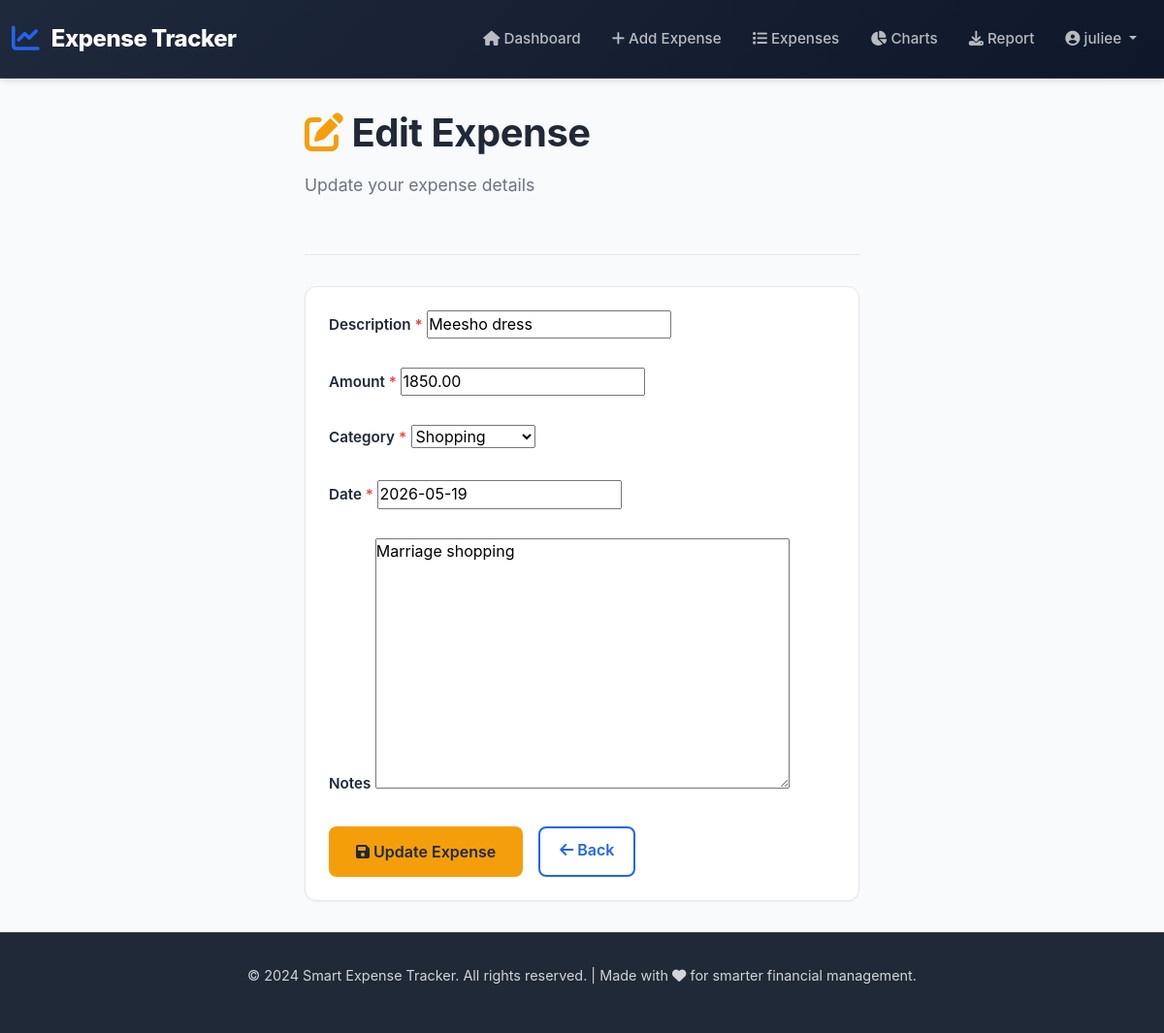
/edit/8/ (signed in), run on the app's committed database.
### tracker/models.py (models this page shows, shortened)
class Expense(models.Model):
    CATEGORY_CHOICES = [
        ('Food', 'Food'),
        ('Travel', 'Travel'),
        ('Shopping', 'Shopping'),
        ('Bills', 'Bills'),
        ('Entertainment', 'Entertainment'),
        ('Ministry', 'Ministry'),
        ('Helping', 'Helping'),
        ('Other', 'Other'),
    ]
    user = models.ForeignKey(
        User,
        on_delete=models.CASCADE
    )
    description = models.CharField(
        max_length=200
    )
    amount = models.DecimalField(
        max_digits=10,
        decimal_places=2
    )
    category = models.CharField(
        max_length=50,
        choices=CATEGORY_CHOICES,
        default='Other'
    )
    date = models.DateField()
    notes = models.TextField(
        blank=True,
        null=True
    )

### tracker/views.py (the view)
@login_required
def edit_expense(request, expense_id):
    expense = get_object_or_404(
        Expense,
        id=expense_id,
        user=request.user
    )
    if request.method == 'POST':
        form = ExpenseForm(
            request.POST,
            instance=expense
        )
        if form.is_valid():
            form.save()
            return redirect('expense_list')
    else:
        form = ExpenseForm(instance=expense)
    return render(
        request,
        'tracker/edit_expense_new.html',
        {'form': form}
    )

### tracker/forms.py
class ExpenseForm(ModelForm):
    class Meta:
        model = Expense
        fields = [
            'description',
            'amount',
            'category',
            'date',
            'notes'
        ]

### tracker/templates/tracker/edit_expense_new.html (shortened to what this page needs)
{% extends 'tracker/base_new.html' %}  {% block content %}
<div class="row justify-content-center">
  <div class="col-12 col-md-8 col-lg-6">
    <div class="page-header">
      <h1>
        <i class="fas fa-edit" style="color: var(--warning-yellow)"></i> Edit
        Expense
      </h1>
      <p class="page-subtitle">Update your expense details</p>
    </div>
    <div class="card">
      <div class="card-body p-4">
        <form method="POST" novalidate>
           {% for field in form %}
          <div class="form-group">
            <label for="{{ field.id_for_label }}" class="form-label">
              {{ field.label }}
              {% if field.field.required %}
              <span style="color: var(--danger-red)">*</span>
              {% endif %}
            </label>
            {{ field }}
          </div>
          {% endfor %}
          <div class="page-actions mt-4">
            <button type="submit" class="btn btn-warning btn-lg">
              <i class="fas fa-save"></i> Update Expense
            </button>
            <a href="{% url 'expense_list' %}" class="btn btn-outline-primary">
              <i class="fas fa-arrow-left"></i> Back
            </a>
          </div>
        </form>
      </div>
    </div>
  </div>
</div>
{% endblock %}

### tracker/templates/tracker/base_new.html (shortened to what this page needs)
<!doctype html>
<html lang="en">
  <head>
    <link
      href="https://cdn.jsdelivr.net/npm/bootstrap@5.3.0/dist/css/bootstrap.min.css"
      rel="stylesheet"
    />
    <link
      rel="stylesheet"
      href="https://cdnjs.cloudflare.com/ajax/libs/font-awesome/6.4.0/css/all.min.css"
    />
  </head>
  <body class="with-navbar">
    <nav class="navbar navbar-expand-lg navbar-dark sticky-top">
      <div class="container-fluid">
        <a class="navbar-brand" href="{% url 'home' %}">
          <i class="fas fa-chart-line"></i>
          <span class="brand-text">Expense Tracker</span>
        </a>
        <div class="collapse navbar-collapse" id="navbarNav">
          <ul class="navbar-nav ms-auto align-items-lg-center">
            {% if user.is_authenticated %}
            <li class="nav-item">
              <a class="nav-link" href="{% url 'home' %}">
                <i class="fas fa-home"></i> Dashboard
              </a>
            </li>
            <li class="nav-item">
              <a class="nav-link" href="{% url 'add_expense' %}">
                <i class="fas fa-plus"></i> Add Expense
              </a>
            </li>
            <li class="nav-item">
              <a class="nav-link" href="{% url 'expense_list' %}">
                <i class="fas fa-list"></i> Expenses
              </a>
            </li>
            <li class="nav-item">
              <a class="nav-link" href="{% url 'expense_chart' %}">
                <i class="fas fa-chart-pie"></i> Charts
              </a>
            </li>
            <li class="nav-item">
              <a class="nav-link" href="{% url 'download_csv' %}">
                <i class="fas fa-download"></i> Report
              </a>
            </li>
            <li class="nav-item dropdown">
              <a
                class="nav-link dropdown-toggle"
                href="#"
                id="userDropdown"
                role="button"
                data-bs-toggle="dropdown"
                aria-expanded="false"
              >
                <i class="fas fa-user-circle"></i> {{ user.username }}
              </a>
            </li>
            {% endif %}
          </ul>
        </div>
      </div>
    </nav>
    <main>
      <div class="container-main">
         {% block content %}{% endblock %}
      </div>
    </main>
    <footer>
      <p>
        &copy; 2024 Smart Expense Tracker. All rights reserved. | Made with
        <i class="fas fa-heart"></i> for smarter financial management.
      </p>
    </footer>
  </body>
</html>

### tracker/templates/tracker/base_new.html (style rules this page uses)
:root { --primary-blue: #2563eb; --primary-dark: #1e40af; --success-green: #10b981; --danger-red: #ef4444; --warning-yellow: #f59e0b; --info-cyan: #06b6d4; --light-bg: #f8fafc; --card-white: #ffffff; --text-dark: #1f2937; --text-muted: #6b7280; --border-light: #e5e7eb; --shadow-sm: 0 1px 2px 0 rgba(0, 0, 0, 0.05); --shadow-md: 0 4px 6px -1px rgba(0, 0, 0, 0.1); --shadow-lg: 0 10px 15px -3px rgba(0, 0, 0, 0.1); }
* { margin: 0; padding: 0; box-sizing: border-box; }
html, body { height: 100%; }
body { background-color: var(--light-bg); color: var(--text-dark); font-family: -apple-system, BlinkMacSystemFont, "Segoe UI", "Roboto", "Helvetica Neue", sans-serif; font-weight: 400; line-height: 1.6; }
.navbar { background: linear-gradient(135deg, #1e293b 0%, #0f172a 100%); box-shadow: var(--shadow-md); border-bottom: 1px solid rgba(255, 255, 255, 0.1); padding: 1rem 0; }
.navbar-brand { font-weight: 700; font-size: 1.5rem; color: #ffffff !important; display: flex; align-items: center; gap: 0.75rem; transition: all 0.3s ease; }
.navbar-brand i { font-size: 1.8rem; color: var(--primary-blue); }
.navbar-brand .brand-text { font-weight: 800; letter-spacing: -0.5px; }
.nav-link { color: rgba(255, 255, 255, 0.7) !important; font-weight: 500; transition: all 0.3s ease; margin: 0 0.5rem; border-radius: 0.375rem; font-size: 0.95rem; }
body.with-navbar { display: flex; flex-direction: column; }
main { flex: 1; padding: 2rem 0; }
.container-main { max-width: 1400px; margin: 0 auto; padding: 0 1rem; }
.card { border: 1px solid var(--border-light); border-radius: 0.75rem; box-shadow: var(--shadow-sm); background-color: var(--card-white); transition: all 0.3s ease; }
.card-body { padding: 1.5rem; }
.btn { font-weight: 600; border-radius: 0.5rem; transition: all 0.3s ease; border: none; padding: 0.625rem 1.25rem; }
.btn-warning { background-color: var(--warning-yellow); color: var(--text-dark); }
.btn-outline-primary { color: var(--primary-blue); border: 2px solid var(--primary-blue); background-color: transparent; }
.btn-lg { padding: 0.875rem 1.75rem; font-size: 1rem; }
h1, h2, h3, h4, h5, h6 { font-weight: 700; color: var(--text-dark); letter-spacing: -0.5px; }
h1 { font-size: 2.5rem; margin-bottom: 1rem; }
.page-subtitle { color: var(--text-muted); font-size: 1.1rem; font-weight: 400; margin-bottom: 2rem; }
.form-label { font-weight: 600; color: var(--text-dark); margin-bottom: 0.5rem; font-size: 0.95rem; }
.form-group { margin-bottom: 1.5rem; }
footer { background-color: #1f2937; color: rgba(255, 255, 255, 0.8); padding: 2rem 0; margin-top: auto; text-align: center; font-size: 0.9rem; border-top: 1px solid rgba(255, 255, 255, 0.1); }
.page-header { margin-bottom: 2rem; padding-bottom: 1.5rem; border-bottom: 1px solid var(--border-light); }
.page-actions { display: flex; gap: 1rem; flex-wrap: wrap; }

### data on the page
Expense: form "Meesho dress" "1850.00" "Shopping" "2026-05-19" "Marriage shopping"

### other printed values
{{ user.username }} "juliee"
{{ field.label }} "Description" "Amount" "Category" "Date" "Notes"
